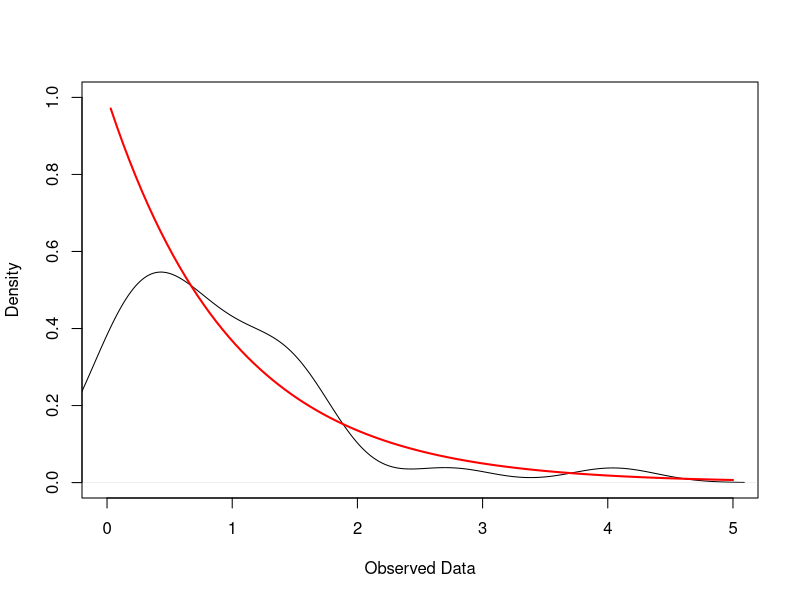

Reproduce this figure in R.
## ---- chunk 1
#| code-fold: true

# Simulate IID sample of 30 obs from exp(1)
set.seed(123)
n <- 30
x <- rexp(n, rate = 1)

# Empirical Density 
dens <- density(x)

# True Exponential Density
xs <- seq(0, max(x), length.out = 200)
ys <- dexp(xs, rate = 1)

# Plot
plot(dens, main = "", xlab = "Observed Data", ylab = "Density", xlim = c(0, 5), ylim = c(0, max(c(dens$y, ys))))
curve(dexp(x, rate = 1), from = min(x), add = TRUE, col = "red", lwd = 2)

